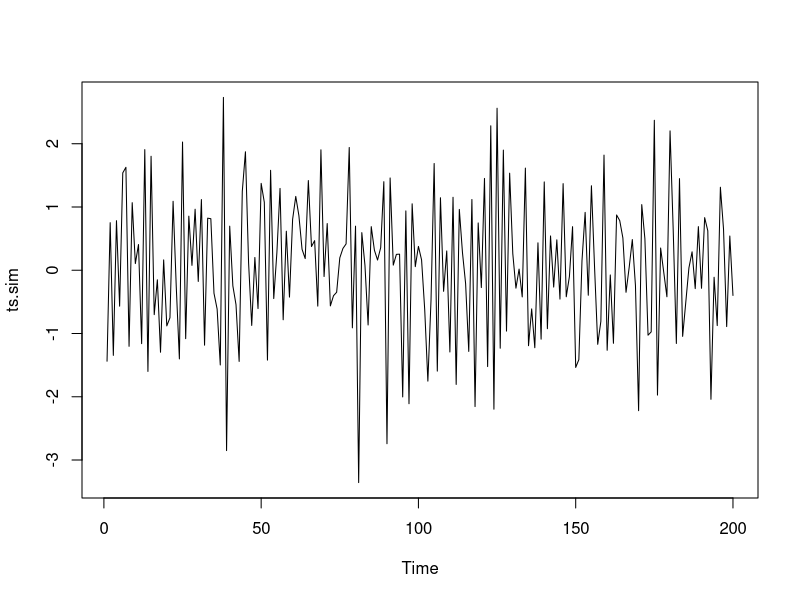
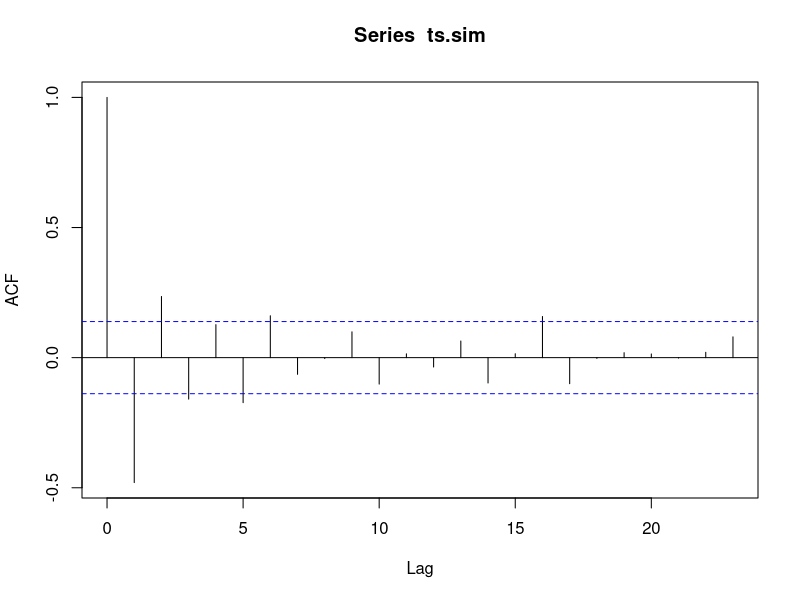
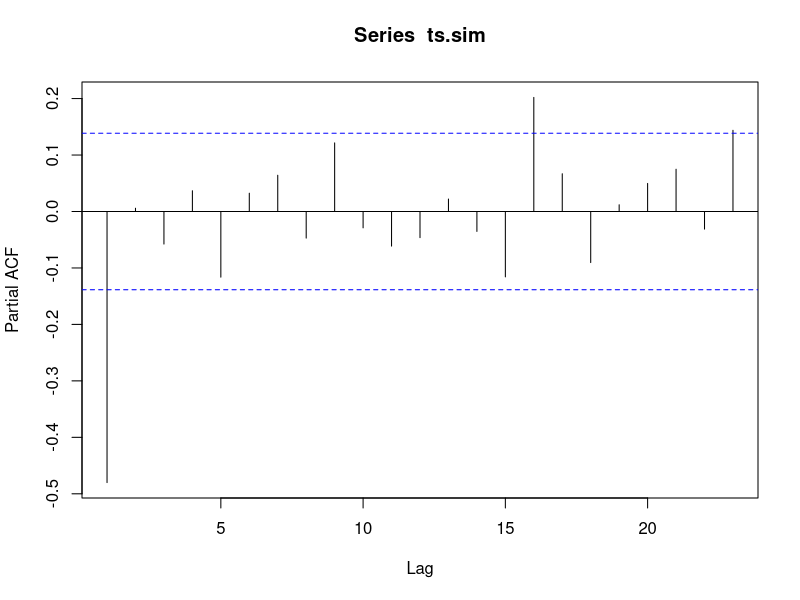
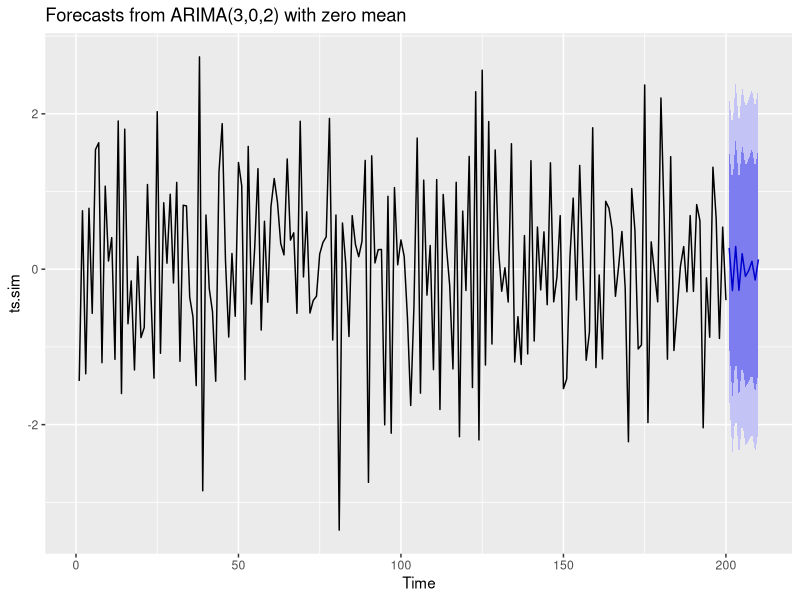

These figures' R source, in order:
## ---- chunk 1
ts.sim <- arima.sim(model = list(ar = c(-.5,0,0,0), ma = c(0)), n = 200,
                    mean = 0,
                    sd = 1)
ts.plot(ts.sim)
## ---- chunk 2
ts.sim |> acf()
## ---- chunk 3
ts.sim |> pacf()
## ---- chunk 4
library(forecast)
## ---- chunk 5
ts.sim |> auto.arima(trace = TRUE, stepwise = FALSE, approximation = FALSE) |>
  forecast(h = 10) |>
  autoplot()
